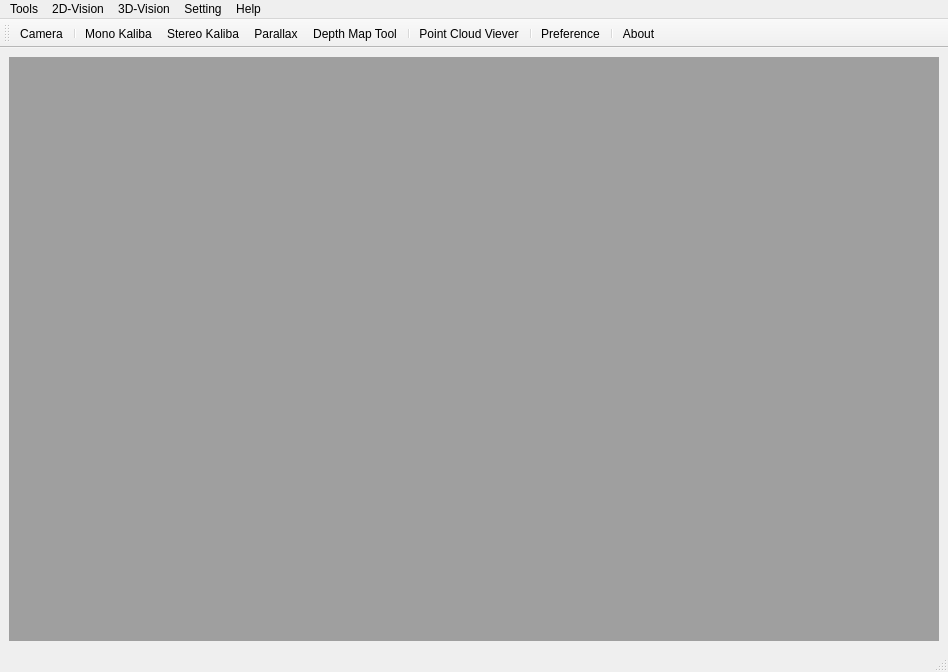
<?xml version="1.0" encoding="UTF-8"?>
<ui version="4.0">
 <class>MainWindow</class>
 <widget class="QMainWindow" name="MainWindow">
  <property name="geometry">
   <rect>
    <x>0</x>
    <y>0</y>
    <width>948</width>
    <height>672</height>
   </rect>
  </property>
  <property name="windowTitle">
   <string>EvisionLight</string>
  </property>
  <widget class="QWidget" name="centralwidget">
   <layout class="QGridLayout" name="gridLayout">
    <item row="0" column="0">
     <widget class="QMdiArea" name="mdiArea"/>
    </item>
   </layout>
  </widget>
  <widget class="QStatusBar" name="statusbar"/>
  <widget class="QMenuBar" name="menubar">
   <property name="geometry">
    <rect>
     <x>0</x>
     <y>0</y>
     <width>948</width>
     <height>23</height>
    </rect>
   </property>
   <widget class="QMenu" name="menu">
    <property name="title">
     <string>Tools</string>
    </property>
    <addaction name="actionCamera"/>
   </widget>
   <widget class="QMenu" name="menu_2">
    <property name="title">
     <string>2D-Vision</string>
    </property>
    <addaction name="actionMono_kaliba"/>
    <addaction name="actionStereo_kaliba"/>
    <addaction name="actionParallax"/>
    <addaction name="actionDepth_map"/>
   </widget>
   <widget class="QMenu" name="menu_3">
    <property name="title">
     <string>3D-Vision</string>
    </property>
    <addaction name="actionPoint_Cloud_Viever"/>
   </widget>
   <widget class="QMenu" name="menuHelp">
    <property name="title">
     <string>Help</string>
    </property>
    <addaction name="actionAbout"/>
   </widget>
   <widget class="QMenu" name="menuSetting">
    <property name="title">
     <string>Setting</string>
    </property>
    <addaction name="actionPreference"/>
   </widget>
   <addaction name="menu"/>
   <addaction name="menu_2"/>
   <addaction name="menu_3"/>
   <addaction name="menuSetting"/>
   <addaction name="menuHelp"/>
  </widget>
  <widget class="QToolBar" name="toolBar">
   <property name="windowTitle">
    <string>toolBar</string>
   </property>
   <attribute name="toolBarArea">
    <enum>TopToolBarArea</enum>
   </attribute>
   <attribute name="toolBarBreak">
    <bool>false</bool>
   </attribute>
   <addaction name="actionCamera"/>
   <addaction name="separator"/>
   <addaction name="actionMono_kaliba"/>
   <addaction name="actionStereo_kaliba"/>
   <addaction name="actionParallax"/>
   <addaction name="actionDepth_map"/>
   <addaction name="separator"/>
   <addaction name="actionPoint_Cloud_Viever"/>
   <addaction name="separator"/>
   <addaction name="actionPreference"/>
   <addaction name="separator"/>
   <addaction name="actionAbout"/>
  </widget>
  <action name="actionCamera">
   <property name="icon">
    <iconset>
     <normaloff>:/sandbox/resources/camera.ico</normaloff>:/sandbox/resources/camera.ico</iconset>
   </property>
   <property name="text">
    <string>Camera</string>
   </property>
  </action>
  <action name="actionMono_kaliba">
   <property name="icon">
    <iconset>
     <normaloff>:/sandbox/resources/MonoKaliba.ico</normaloff>:/sandbox/resources/MonoKaliba.ico</iconset>
   </property>
   <property name="text">
    <string>Mono Kaliba</string>
   </property>
  </action>
  <action name="actionStereo_kaliba">
   <property name="icon">
    <iconset>
     <normaloff>:/sandbox/resources/StereoKaliba.ico</normaloff>:/sandbox/resources/StereoKaliba.ico</iconset>
   </property>
   <property name="text">
    <string>Stereo Kaliba</string>
   </property>
  </action>
  <action name="actionParallax">
   <property name="icon">
    <iconset>
     <normaloff>:/sandbox/resources/Parallax.ico</normaloff>:/sandbox/resources/Parallax.ico</iconset>
   </property>
   <property name="text">
    <string>Parallax</string>
   </property>
  </action>
  <action name="actionDepth_map">
   <property name="icon">
    <iconset>
     <normaloff>:/sandbox/resources/Heatmap.ico</normaloff>:/sandbox/resources/Heatmap.ico</iconset>
   </property>
   <property name="text">
    <string>Depth Map Tool</string>
   </property>
  </action>
  <action name="actionPoint_Cloud_Viever">
   <property name="icon">
    <iconset>
     <normaloff>:/sandbox/resources/CloudViewer.ico</normaloff>:/sandbox/resources/CloudViewer.ico</iconset>
   </property>
   <property name="text">
    <string>Point Cloud Viever</string>
   </property>
  </action>
  <action name="actionAbout">
   <property name="icon">
    <iconset>
     <normaloff>:/sandbox/resources/About.ico</normaloff>:/sandbox/resources/About.ico</iconset>
   </property>
   <property name="text">
    <string>About</string>
   </property>
  </action>
  <action name="actionPreference">
   <property name="icon">
    <iconset>
     <normaloff>:/sandbox/resources/Settings.ico</normaloff>:/sandbox/resources/Settings.ico</iconset>
   </property>
   <property name="text">
    <string>Preference</string>
   </property>
  </action>
 </widget>
 <resources>
  <include location="EvisionSandbox.resProxy.qrc"/>
 </resources>
 <connections>
  <connection>
   <sender>actionCamera</sender>
   <signal>triggered()</signal>
   <receiver>MainWindow</receiver>
   <slot>on_open_camera_view()</slot>
   <hints>
    <hint type="sourcelabel">
     <x>-1</x>
     <y>-1</y>
    </hint>
    <hint type="destinationlabel">
     <x>520</x>
     <y>341</y>
    </hint>
   </hints>
  </connection>
 </connections>
 <slots>
  <slot>on_open_camera_view()</slot>
 </slots>
</ui>
